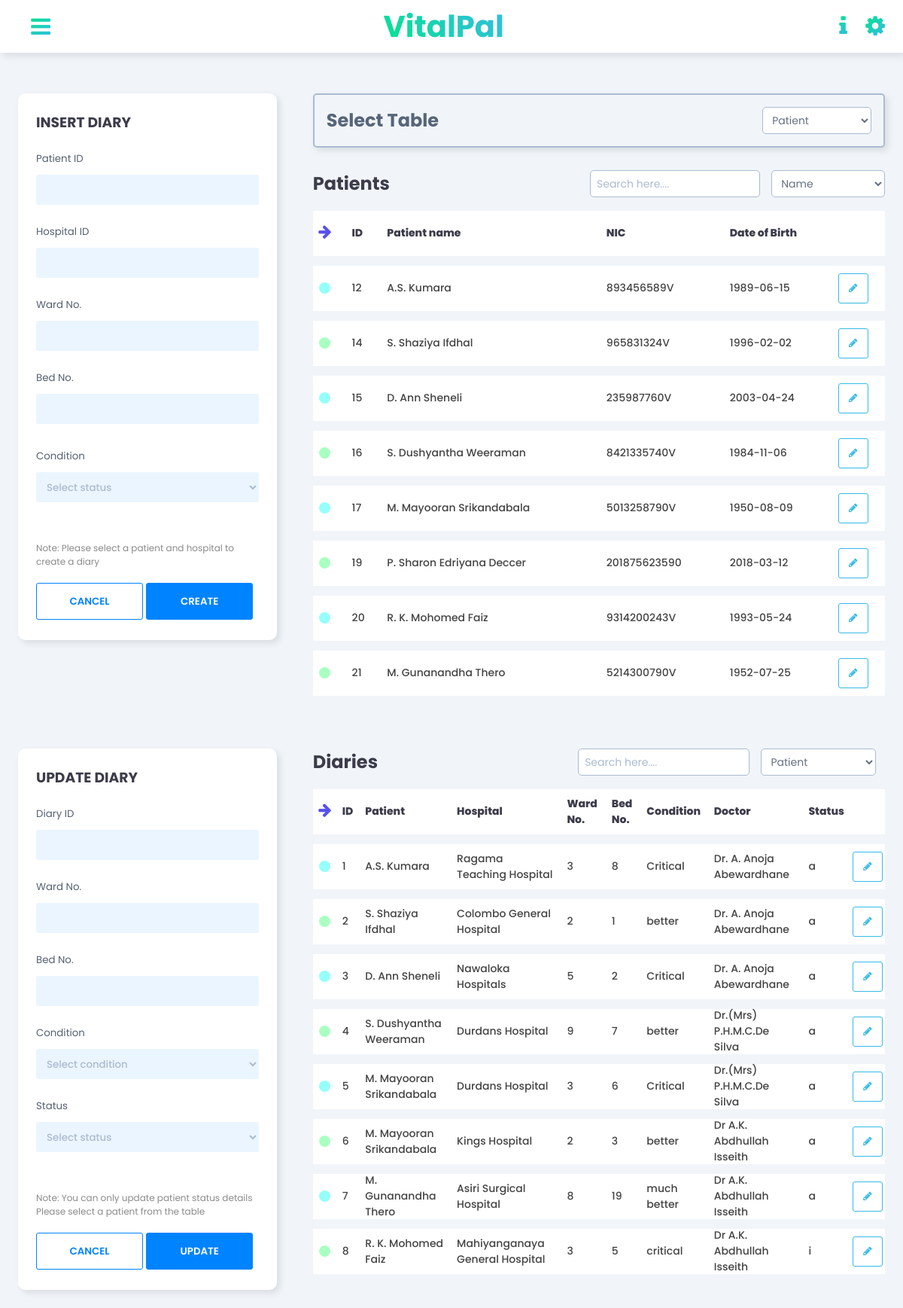
The page /doctor/Diary.php (signed in) on the database its author committed.
### tables this page shows
CREATE TABLE IF NOT EXISTS `patient` (
  `patient_id` int(4) NOT NULL AUTO_INCREMENT,
  `p_name` varchar(50) NOT NULL,
  `gender` varchar(1) NOT NULL,
  `p_dob` date NOT NULL,
  `nic` varchar(12) NOT NULL,
  `address` varchar(50) NOT NULL,
  `email` varchar(30) NOT NULL,
  `guardianName` varchar(20) DEFAULT NULL,
  `guardianNo` int(10) DEFAULT NULL,
  `guardianMail` varchar(30) DEFAULT NULL,
  `p_username` varchar(10) NOT NULL,
  `p_password` varchar(200) NOT NULL,
  `vac_type` varchar(20) DEFAULT NULL,
  `vac_dose` int(2) DEFAULT NULL,
  `p_status` varchar(1) NOT NULL,
  PRIMARY KEY (`patient_id`),
  UNIQUE KEY `p_Username` (`p_username`)
);

CREATE TABLE IF NOT EXISTS `hospital_diary` (
  `hosDiary_ID` int(4) NOT NULL AUTO_INCREMENT,
  `wardNo` varchar(10) NOT NULL,
  `bedNo` int(3) NOT NULL,
  `p_condition` varchar(20) NOT NULL,
  `status` varchar(20) NOT NULL,
  `patient_ID` int(4) NOT NULL,
  `doctor_ID` int(4) NOT NULL,
  `hospital_ID` int(4) NOT NULL,
  PRIMARY KEY (`hosDiary_ID`),
  KEY `Patient_ID` (`patient_ID`),
  KEY `Doctor_ID` (`doctor_ID`),
  KEY `Hospital_ID` (`hospital_ID`)
);

CREATE TABLE IF NOT EXISTS `hospital` (
  `hospital_ID` int(4) NOT NULL AUTO_INCREMENT,
  `name` varchar(200) NOT NULL,
  `location` varchar(20) NOT NULL,
  `contact` int(10) NOT NULL,
  `type` varchar(20) NOT NULL,
  `h_status` varchar(1) NOT NULL,
  PRIMARY KEY (`hospital_ID`)
);

CREATE TABLE IF NOT EXISTS `doctor` (
  `doctor_id` int(4) NOT NULL AUTO_INCREMENT,
  `d_name` varchar(200) NOT NULL,
  `place_of_practice` varchar(50) NOT NULL,
  `specialization` varchar(25) NOT NULL,
  `mbbs_no` varchar(10) NOT NULL,
  `d_username` varchar(20) NOT NULL,
  `d_password` varchar(200) NOT NULL,
  `d_status` varchar(1) NOT NULL,
  PRIMARY KEY (`doctor_id`),
  UNIQUE KEY `MBBSno` (`mbbs_no`),
  UNIQUE KEY `d_Username` (`d_username`)
);

### doctor/Diary.php (the view, shortened to what the rows shown need)
<?php
include_once '../classes/hospital_diary.php';
?>
<!DOCTYPE html>
<html>
    <head>
        <link rel="stylesheet" href="../css/style_5.css?v=<?php echo time(); ?>">
        <link href="https://stackpath.bootstrapcdn.com/font-awesome/4.7.0/css/font-awesome.min.css" rel="stylesheet">
    </head>
<body>
    <div class="main-content">
        <header>
            <div class="header-heading">
                <a href="Dashboard.php"><h2>VitalPal</h2></a>
            </div>
        </header>
        <main>
            <div class="multi-grid">
                <div class="data">
                    <div class="table-filtering">
                        <h2>Select Table</h2>
                    </div>
                    <div id="p_table">
                        <div class="filtering">
                            <h2>Patients</h2>
                        </div>
                        <div class="table-responsive">
                            <table id="table1" width="100%">
                                <tbody>
                                    <?php
                                    include_once '../classes/patient.php';
                                    $fetchdata=new Patient();
                                    $sql=$fetchdata->p_fetchdata_active();
                                    $cnt=1;
                                    while($row=mysqli_fetch_array($sql))
                                    {
                                        echo '
                                        <tr>
                                            <td>
                                                <div>
                                                    <span class="indicator"></span>
                                                </div>
                                            </td>
                                            <td id=pat_id'.$cnt.'>
                                                <div>
                                                    '.$row['patient_id'].'
                                                </div>
                                            </td>
                                            <td id=name'.$cnt.'>
                                                <div>
                                                    '.$row['p_name'].'
                                                </div>
                                            </td>
                                            <td id=nic'.$cnt.'>
                                                <div>
                                                    '.$row['nic'].'
                                                </div>
                                            </td>
                                            <td id=dob'.$cnt.'>
                                                <div>
                                                    '.$row['p_dob'].'
                                                </div>
                                            </td>
                                            <td>
                                                <div class="update">
                                                    <button  id="updaterow" onclick="loadData1('.$cnt.')"><span class="fa fa-pencil"></span></button>
                                                </div>
                                            </td>
                                        </tr>
                                        ';
                                        $cnt++;
                                            }
                                        ?>
                                </tbody>
                            </table>
                        </div>
                    </div>
                </div>
            </div>
            <div class="multi-grid"  style="margin-top:5%;">
                <div class="data">
                    <div class="filtering">
                        <h2>Diaries</h2>
                    </div>
                    <div class="table-responsive">
                        <table id="table3" width="100%">
                            <tbody>
                                <?php
                                    include_once '../classes/hospital_diary.php';
                                    $fetchdata=new HospitalDiary();
                                    $sql=$fetchdata->hd_fetchdata();
                                    $cnt=1;
                                    while($row=mysqli_fetch_array($sql))
                                    {
                                    echo '
                                        <tr>
                                            <td>
                                                <div>
                                                    <span class="indicator"></span>
                                                </div>
                                            </td>
                                            <td id=diary_id'.$cnt.'>
                                                <div>
                                                    '.$row['hosDiary_ID'].'
                                                </div>
                                            </td>
                                            <td id=diary_name'.$cnt.'>
                                                <div>
                                                    '.$row['p_name'].'
                                                </div>
                                            </td>
                                            <td id=h_name'.$cnt.'>
                                                <div>
                                                    '.$row['name'].'
                                                </div>
                                            </td>
                                            <td id=diary_wardNo'.$cnt.'>
                                                <div>
                                                    '.$row['wardNo'].'
                                                </div>
                                            </td>
                                            <td id=diary_BedNo'.$cnt.'>
                                                <div>
                                                    '.$row['bedNo'].'
                                                </div>
                                            </td>
                                            <td id=condition'.$cnt.'>
                                                <div>
                                                    '.$row['p_condition'].'
                                                </div>
                                            </td>
                                            <td id=d_name'.$cnt.'>
                                                <div>
                                                    '.$row['d_name'].'
                                                </div>
                                            </td>
                                            <td id=status'.$cnt.'>
                                                <div>
                                                    '.$row['status'].'
                                                </div>
                                            </td>
                                            <td>
                                                <div class="update">
                                                    <button  id="updaterow" onclick="loadData3('.$cnt.')"><span class="fa fa-pencil"></span></button>
                                                </div>
                                            </td>
                                        </tr>
                                        ';
                                        $cnt++;
                                            }
                            ?>
                            </tbody>
                        </table>
                    </div>
                </div>
            </div>
        </main>
    </div>
</body>
</html>

### rows shown on the page
patient: patient_id "12", p_name "A.S. Kumara", nic "893456589V", p_dob "1989-06-15"
patient: patient_id "14", p_name "S. Shaziya Ifdhal", nic "965831324V", p_dob "1996-02-02"
patient: patient_id "15", p_name "D. Ann Sheneli", nic "235987760V", p_dob "2003-04-24"
patient: patient_id "16", p_name "S. Dushyantha Weeraman", nic "8421335740V", p_dob "1984-11-06"
patient: patient_id "17", p_name "M. Mayooran Srikandabala", nic "5013258790V", p_dob "1950-08-09"
patient: patient_id "19", p_name "P. Sharon Edriyana Deccer", nic "201875623590", p_dob "2018-03-12"
patient: patient_id "20", p_name "R. K. Mohomed Faiz", nic "9314200243V", p_dob "1993-05-24"
patient: patient_id "21", p_name "M. Gunanandha Thero", nic "5214300790V", p_dob "1952-07-25"
hospital_diary: hosDiary_ID "1", patient_ID.p_name "A.S. Kumara", hospital_ID.name "Ragama Teaching Hospital", wardNo "3", bedNo "8", p_condition "Critical", doctor_ID.d_name "Dr. A. Anoja Abewardhane", status "a"
hospital_diary: hosDiary_ID "2", patient_ID.p_name "S. Shaziya Ifdhal", hospital_ID.name "Colombo General Hospital", wardNo "2", bedNo "1", p_condition "better", doctor_ID.d_name "Dr. A. Anoja Abewardhane", status "a"
hospital_diary: hosDiary_ID "3", patient_ID.p_name "D. Ann Sheneli", hospital_ID.name "Nawaloka Hospitals", wardNo "5", bedNo "2", p_condition "Critical", doctor_ID.d_name "Dr. A. Anoja Abewardhane", status "a"
hospital_diary: hosDiary_ID "4", patient_ID.p_name "S. Dushyantha Weeraman", hospital_ID.name "Durdans Hospital", wardNo "9", bedNo "7", p_condition "better", doctor_ID.d_name "Dr.(Mrs) P.H.M.C.De Silva", status "a"
hospital_diary: hosDiary_ID "5", patient_ID.p_name "M. Mayooran Srikandabala", hospital_ID.name "Durdans Hospital", wardNo "3", bedNo "6", p_condition "Critical", doctor_ID.d_name "Dr.(Mrs) P.H.M.C.De Silva", status "a"
hospital_diary: hosDiary_ID "6", patient_ID.p_name "M. Mayooran Srikandabala", hospital_ID.name "Kings Hospital", wardNo "2", bedNo "3", p_condition "better", doctor_ID.d_name "Dr A.K. Abdhullah Isseith", status "a"
hospital_diary: hosDiary_ID "7", patient_ID.p_name "M. Gunanandha Thero", hospital_ID.name "Asiri Surgical Hospital", wardNo "8", bedNo "19", p_condition "much better", doctor_ID.d_name "Dr A.K. Abdhullah Isseith", status "a"
hospital_diary: hosDiary_ID "8", patient_ID.p_name "R. K. Mohomed Faiz", hospital_ID.name "Mahiyanganaya General Hospital", wardNo "3", bedNo "5", p_condition "critical", doctor_ID.d_name "Dr A.K. Abdhullah Isseith", status "i"
